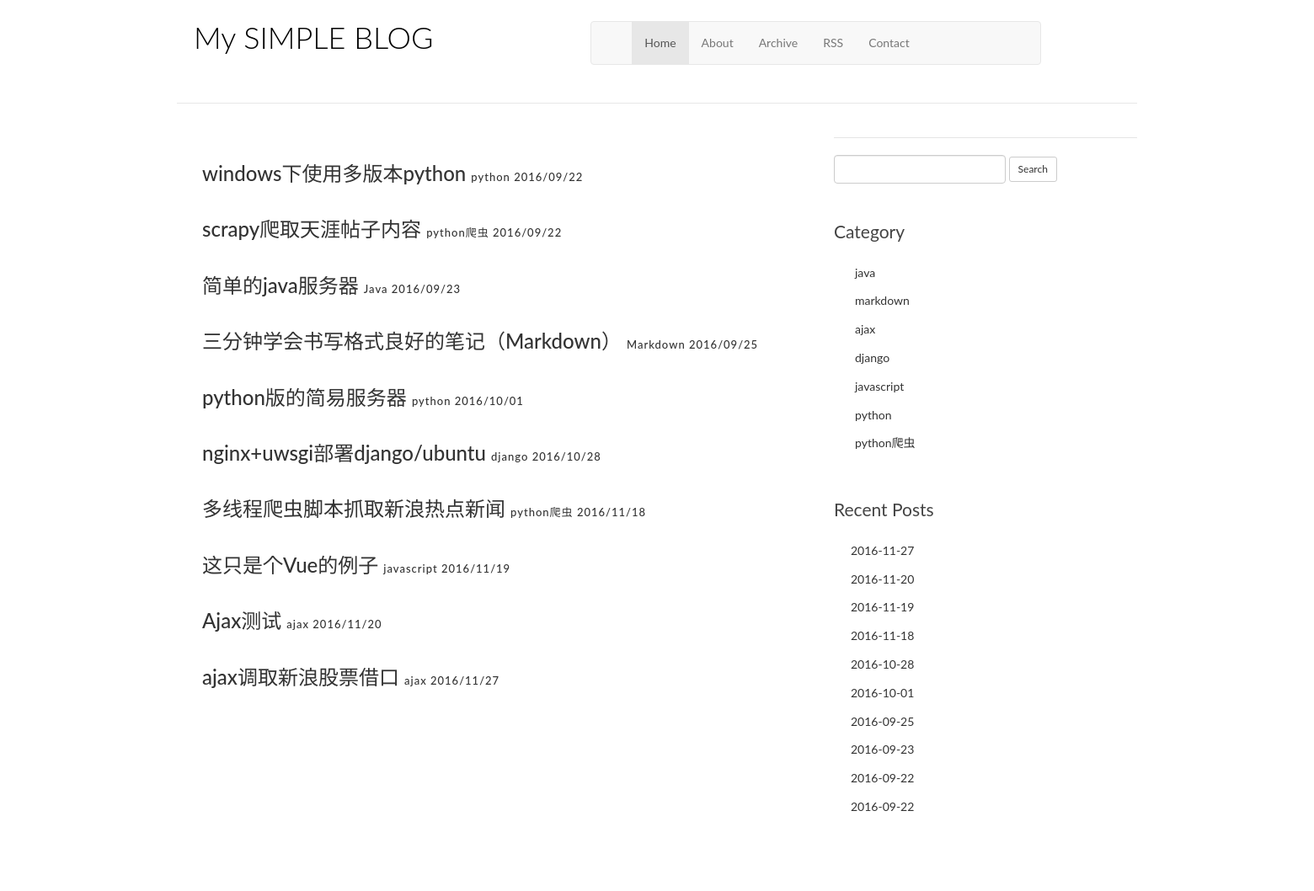
Page /archive/ on the committed database.
### article/models.py (models this page shows, shortened)
class Article(models.Model):
    title = models.CharField(max_length=100)  # 题目
    category = models.CharField(max_length=50)  # 标签
    date_time = models.DateTimeField(auto_now_add=True)  # 日期
    content = models.TextField()  # 内容
    class Meta:  # 按id降序
        ordering = ['id']

### article/views.py (the view)
# urls.py: url(r'archive/$',views.ArchiveView.as_view(), name='archive'),
class ArchiveView(BaseView):
    template_name = 'archive.html'
    queryset = Article.objects.all()
    context_object_name = 'archive_list'

### article/forms.py
class SearchForm(forms.Form):
    q=forms.CharField(widget=forms.TextInput(
        attrs={'class': 'form-control'}),
        max_length=50,
        required=False,label="")

### article/views.py (called while the page is built)
    def get_queryset(self):
        return Article.objects.all()

    def get_context_data(self, **kwargs):
        context = super(BaseView, self).get_context_data(**kwargs)
        context['cate_list'] = Article.objects.values('category').order_by('category').distinct() #去重
        context['time_list'] = Article.objects.values('date_time').order_by('date_time').distinct().reverse()[:10] #去重,reverse,取10条
        context['count']=Article.objects.latest('id').id##最后文章的id
        return context

### templates/archive.html
{% extends "base.html"%}
{% block content%}
<main class="col-md-8">
 {% for post in archive_list%}
    <article class="post post-1">
        <h3 >
            <a href="{% url 'single' id=post.id  f='1'%}">{{post.title}}</a>
            <span class="entry-meta">
                <a href="javascript:void(0)">{{post.category}}</a>
                <a href="javascript:void(0)">{{post.date_time|date:"Y/m/d"}}</a>
            </span>
    </h3>
    </article>
    {% endfor %}
</main>
{% endblock %}

### article/static/style/custom.css (style rules this page uses)
* { outline: none; }
h1, h2, h3, h4, h5, h6 { margin-top: 0; }
a { color: #333; }
body { color: #444; font-family: 'Lato', sans-serif; }
.post { background: #fff; padding: 30px 30px 0; }
.entry-meta { text-align: center; color: #DDDDDD; font-size: 13px; letter-spacing: 1px; margin-bottom: 30px; }

### rows in the picture
Article: title "windows下使用多版本python", category "python", date_time "2016/09/22"
Article: title "scrapy爬取天涯帖子内容", category "python爬虫", date_time "2016/09/22"
Article: title "简单的java服务器", category "Java", date_time "2016/09/23"
Article: title "三分钟学会书写格式良好的笔记（Markdown）", category "Markdown", date_time "2016/09/25"
Article: title "python版的简易服务器", category "python", date_time "2016/10/01"
Article: title "nginx+uwsgi部署django/ubuntu", category "django", date_time "2016/10/28"
Article: title "多线程爬虫脚本抓取新浪热点新闻", category "python爬虫", date_time "2016/11/18"
Article: title "这只是个Vue的例子", category "javascript", date_time "2016/11/19"
Article: title "Ajax测试", category "ajax", date_time "2016/11/20"
Article: title "ajax调取新浪股票借口", category "ajax", date_time "2016/11/27"

### other values in the picture
{{ post.category|lower }} "java" "markdown" "ajax" "django" "javascript" "python" "python爬虫"
{{ post.date_time|date:"Y-m-d" }} "2016-11-27" "2016-11-20" "2016-11-19" "2016-11-18" "2016-10-28" "2016-10-01" "2016-09-25" "2016-09-23" "2016-09-22" "2016-09-22"
